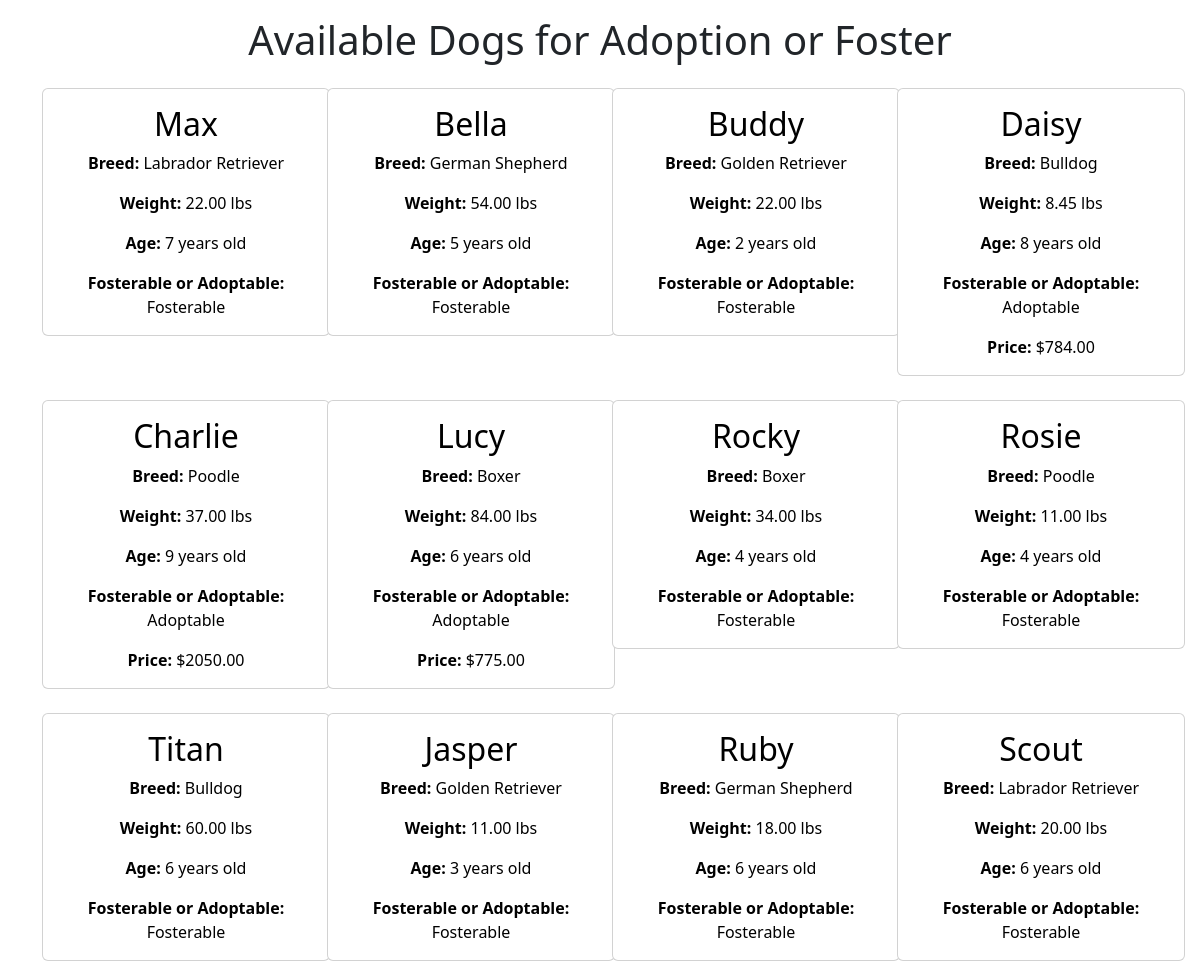
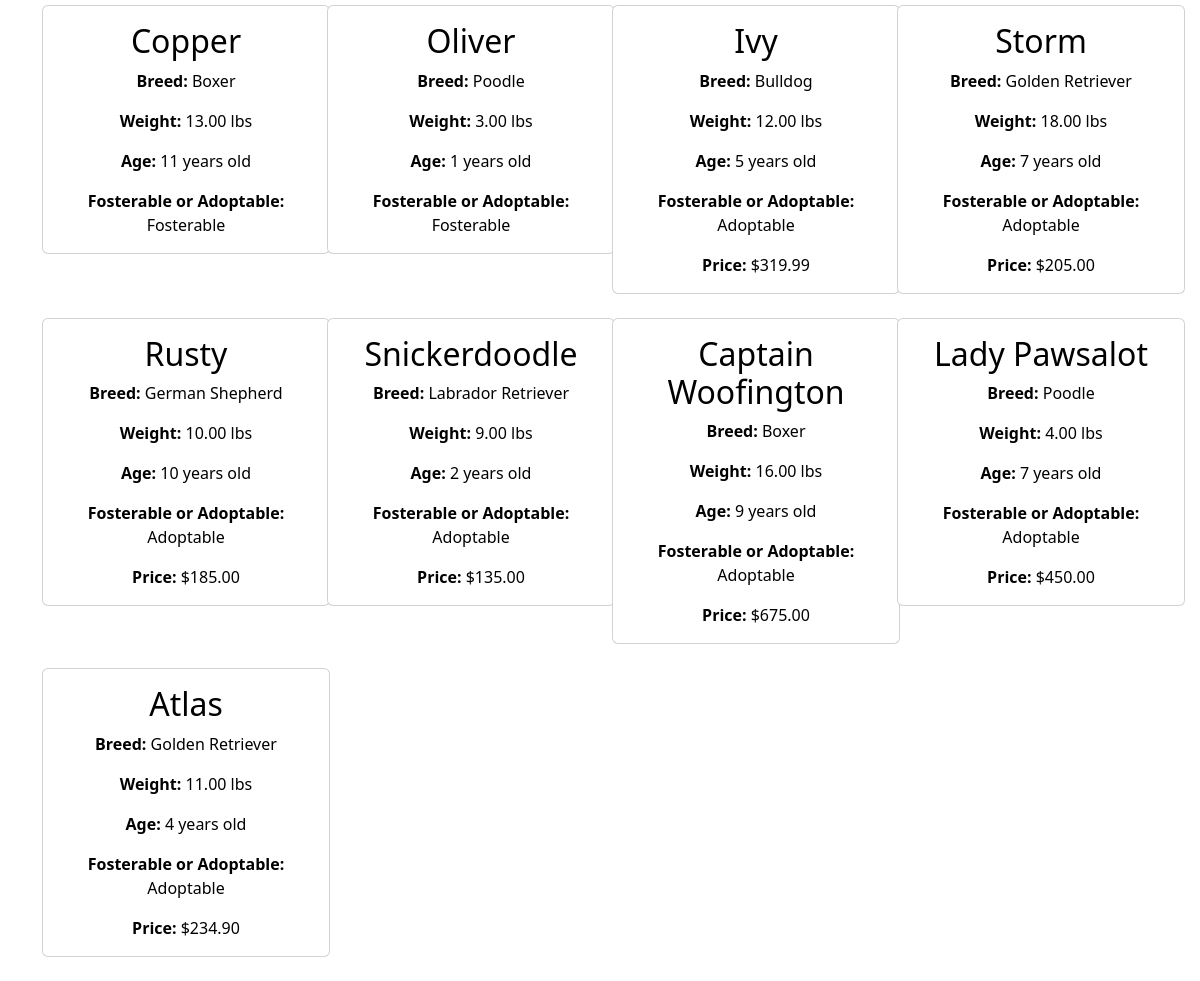
Before: /dogs/ with the older database file (2 pictures, top to bottom).
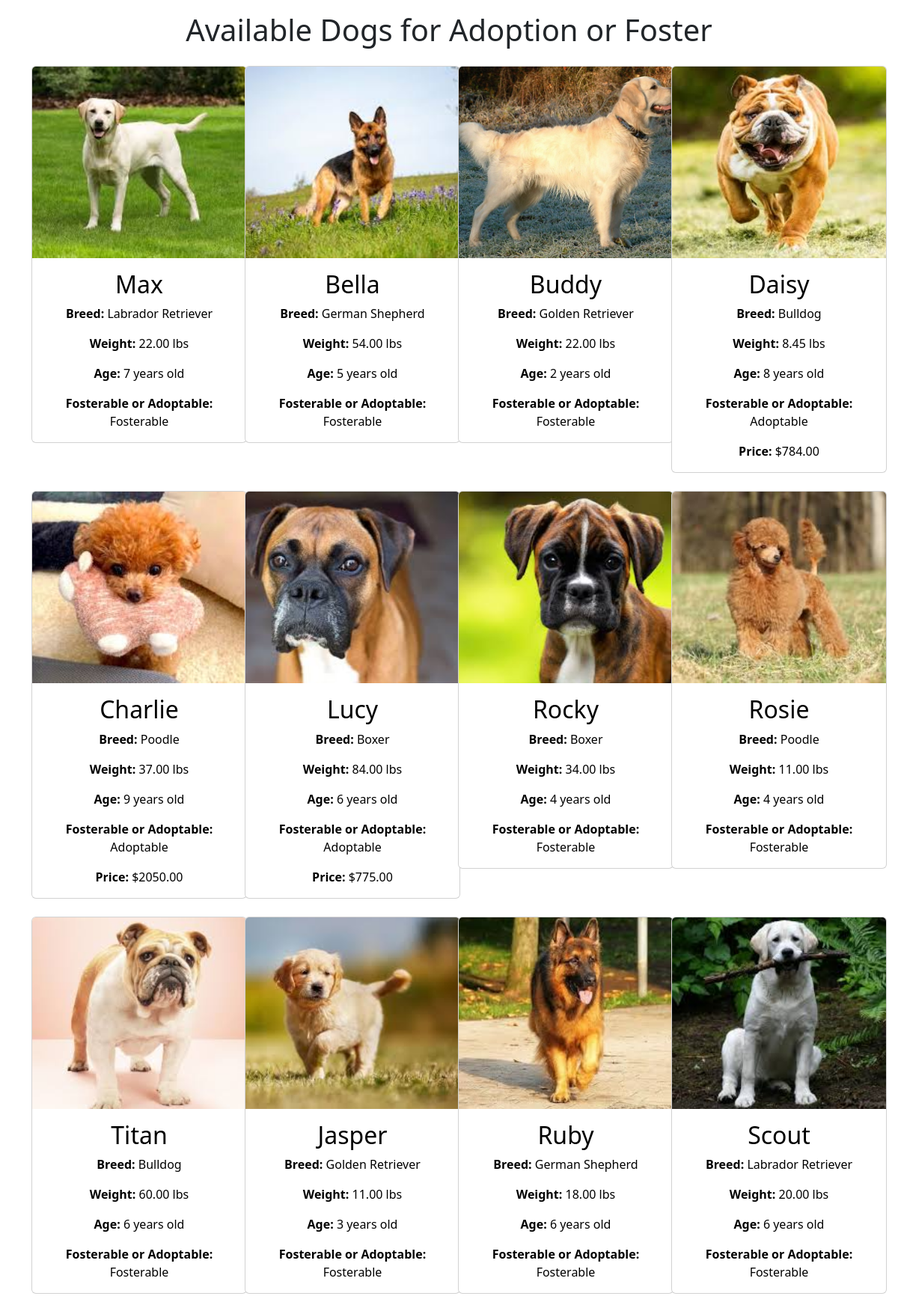
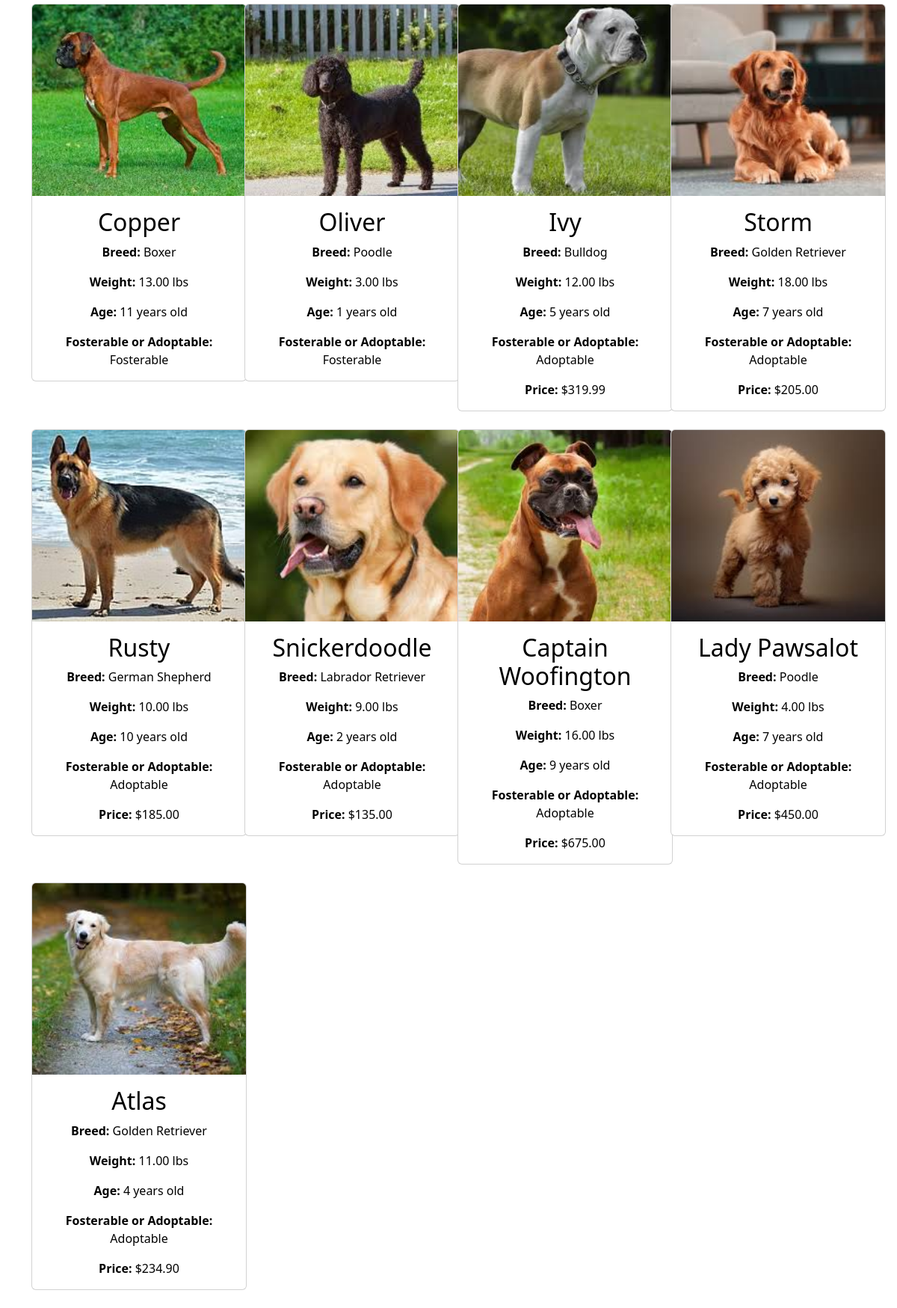
After: the same page with the newer database file (2 pictures, top to bottom).
### animal_adoption_app/models.py (models this page shows, shortened)
class Dog(models.Model):
    animal = models.OneToOneField(Animal, on_delete=models.CASCADE, primary_key=True)
    breed = models.CharField(max_length=100)
    weight = models.DecimalField(max_digits=5, decimal_places=2)
    age = models.IntegerField()
    personality = models.TextField()
    up_to_date_on_vaccines = models.BooleanField(default=False)

class Animal(models.Model):
    id = models.AutoField(primary_key=True)
    name = models.CharField(max_length=100, unique=True)
    price = models.DecimalField(max_digits=10, decimal_places=2)
    fosterable = models.BooleanField(default=False)
    image_path = models.CharField(max_length=255, blank=True, null=True)
    SHELTER_CHOICES = [
        ('Homeward Animal Shelter', 'Homeward Animal Shelter'),
        ('Cats Cradle Shelter Inc', 'Cats Cradle Shelter Inc'),
        ('Minn-Kota PAAWS', 'Minn-Kota PAAWS'),
    ]
    shelter = models.CharField(max_length=100, choices=SHELTER_CHOICES)

### animal_adoption_app/views.py (the view)
# urls.py: path('dogs/', views.dogs, name='dogs'),
def dogs(request):
    dogs = Dog.objects.all()
    return render(request, 'animal_adoption_app/dogs.html', {'dog_list': dogs})

### templates/animal_adoption_app/dogs.html (shortened to what this page needs)
<!DOCTYPE html>
<html lang="en">
<head>
    <link href="https://cdn.jsdelivr.net/npm/bootstrap@5.3.3/dist/css/bootstrap.min.css" rel="stylesheet">
</head>
<body>
    {% load static %}
    <h1 class="text-center mt-3 mb-4">Available Dogs for Adoption or Foster</h1>
    <div class="container">
        <div class="row row-cols-1 row-cols-md-2 row-cols-lg-3 row-cols-xl-4">
            {% for dog in dog_list %}
                <div class="col mb-4 text-center">
                    <div class="card" style="width: 18rem;">
                        <a href="{% url 'animal_detail' dog.animal.id %}" class="card-link">
                            {% if dog.animal.image_path %}
                                <img class="card-img-top" src="{% static dog.animal.image_path %}" alt="{{ dog.animal.name }} Image" alt="Card image cap">
                            {% endif %}
                            <div class="card-body">
                                <h2 class="card-title">{{ dog.animal.name }}</h2>
                                <p class="card-text"><strong>Breed:</strong> {{ dog.breed }}</p>
                                <p class="card-text"><strong>Weight:</strong> {{ dog.weight }} lbs</p>
                                <p class="card-text"><strong>Age:</strong> {{ dog.age }} years old</p>
                                <p class="card-text"><strong>Fosterable or Adoptable:</strong> {% if dog.animal.fosterable %}Fosterable{% else %}Adoptable{% endif %}</p>
                                {% if not dog.animal.fosterable %}
                                    <p class="card-text"><strong>Price:</strong> ${{ dog.animal.price }}</p>
                                {% endif %}
                            </div>
                        </a>
                    </div>
                </div>
            {% empty %}
                <p class="col text-center">No dogs available for adoption or foster.</p>
            {% endfor %}
        </div>
    </div>
</body>
</html>

### templates/animal_adoption_app/dogs.html (style rules this page uses)
.card-img-top { height: 16rem; object-fit: cover; }
.card-link { text-decoration: none; }
.card-body h2, .card-body p { color: black; }

Changed rows visible on the page:
changed through a linked row, Dog "Max": animal_id.image_path: picture added
changed through a linked row, Dog "Bella": animal_id.image_path: picture added
changed through a linked row, Dog "Buddy": animal_id.image_path: picture added
changed through a linked row, Dog "Daisy": animal_id.image_path: picture added
changed through a linked row, Dog "Charlie": animal_id.image_path: picture added
changed through a linked row, Dog "Lucy": animal_id.image_path: picture added
changed through a linked row, Dog "Rocky": animal_id.image_path: picture added
changed through a linked row, Dog "Rosie": animal_id.image_path: picture added
changed through a linked row, Dog "Titan": animal_id.image_path: picture added
changed through a linked row, Dog "Jasper": animal_id.image_path: picture added
changed through a linked row, Dog "Ruby": animal_id.image_path: picture added
changed through a linked row, Dog "Scout": animal_id.image_path: picture added
changed through a linked row, Dog "Copper": animal_id.image_path: picture added
changed through a linked row, Dog "Oliver": animal_id.image_path: picture added
changed through a linked row, Dog "Ivy": animal_id.image_path: picture added
changed through a linked row, Dog "Storm": animal_id.image_path: picture added
changed through a linked row, Dog "Rusty": animal_id.image_path: picture added
changed through a linked row, Dog "Snickerdoodle": animal_id.image_path: picture added
changed through a linked row, Dog "Captain Woofington": animal_id.image_path: picture added
changed through a linked row, Dog "Lady Pawsalot": animal_id.image_path: picture added
changed through a linked row, Dog "Atlas": animal_id.image_path: picture added
